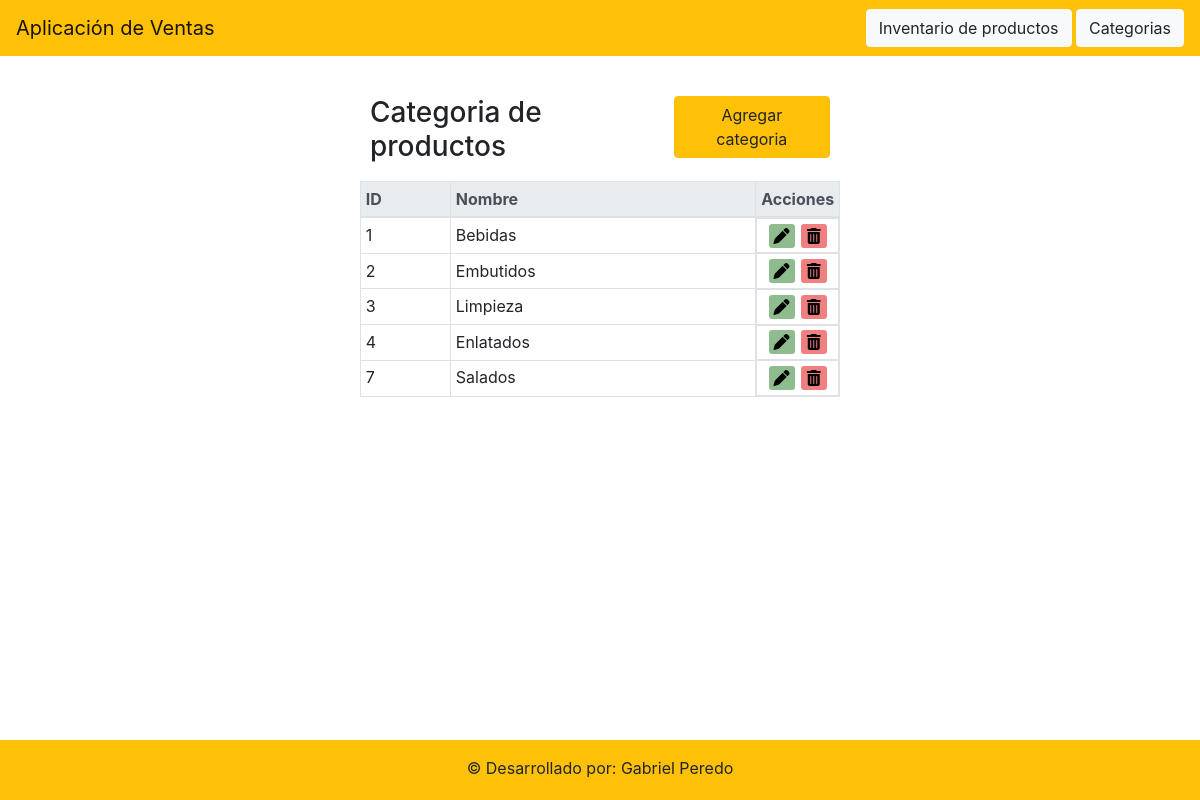
The app's page /categoria_lista with its own data.
### ventas/models/categoria.py (models this page shows, shortened)
class Categoria(models.Model):
    id = models.AutoField(primary_key=True)
    nombre = models.CharField(max_length=50)
    class Meta:
        db_table = 'ventas_categorias'

### ventas/views/categoria_view.py (the view)
# urls.py: path('categoria_lista', categoria_view.CategoriaListView.as_view(), name="Categoria lista"),
class CategoriaListView(generic.ListView):
    model = Categoria

### ventas/templates/ventas/categoria_list.html
{% extends 'base.html' %}
{% block content %}
    <div style="display: flex; flex-direction:column ;justify-content: center; align-items: center; padding-top: 30px">
        <div style="padding: 10px; display: flex; justify-content: space-between; width: 40%">
            <h3>Categoria de productos</h3>
            <div>
                <a class="btn btn-warning" href="{% url 'Categoria crear' %}">Agregar categoria</a>
            </div>
        </div>
        {% if categoria_list %}
        <table class="table table-sm table-bordered" style="width: 40%">
            <thead class="thead-light">
                <tr>
                    <th>ID</th>
                    <th>Nombre</th>
                    <th style="width: 13%;">Acciones</th>
                </tr>
            </thead>
            <tbody>
                {% for categoria in categoria_list %}
                    <tr>
                        <td>{{ categoria.id }}</td>
                        <td>{{ categoria.nombre }}</td>
                        <td class="th-buttons">
                            <a class="link-button" style="background: darkseagreen" href="{% url 'Categoria editar' categoria.id %}">
                                <i class="fas fa-pen fa-fw"></i>
                            </a>
                            <a class="link-button" style="background: lightcoral" href="{% url 'Categoria eliminar' categoria.id %}">
                                <i class="fas fa-trash-alt fa-fw"></i>
                            </a>
                        </td>
                    </tr>
                {% endfor %}
            </tbody>
        </table>
        {% else %}
            <h2>No hay nada</h2>
        {% endif %}
    </div>
{% endblock %}

### ventas/static/ventas/style.css (style rules this page uses)
body { display: flex; min-height: 100vh; flex-direction: column; }

### templates/base.html (style rules this page uses)
.link-button { text-align: center; cursor: pointer; min-width: 26px; border-radius: 3px; color: black; text-decoration: none; }
.th-buttons { display: flex; justify-content: space-evenly; }

### records on screen
Categoria: id "1", nombre "Bebidas"
Categoria: id "2", nombre "Embutidos"
Categoria: id "3", nombre "Limpieza"
Categoria: id "4", nombre "Enlatados"
Categoria: id "7", nombre "Salados"
